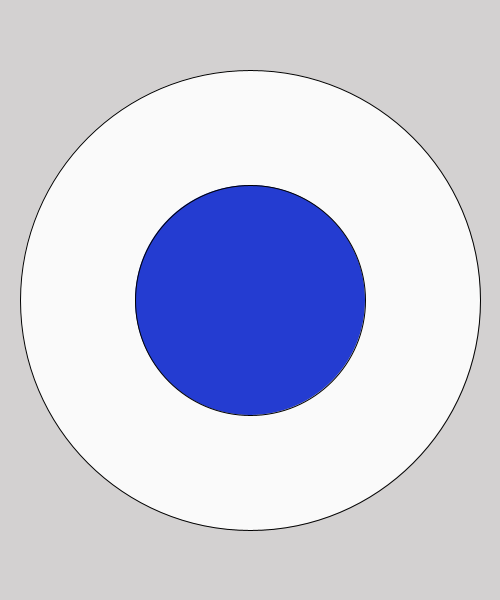
Frame 1 (no input)
Frame 60 (the mouse pressed at the canvas centre just before this capture): identical to frame 1, image omitted
Frame 120 (the mouse held since frame 60 and released just before this capture): identical to frame 1, image omitted

The Processing sketch that drew this single still picture (run headless with seeded random() and noise(); from frame 60 on, the mouse is pressed at the canvas centre):

// Processing sketch: GeometricAbstraction_Ab_Olympo
// ── GeometricAbstraction_Ab_Olympo.pde
/**
** Sketch based on Ab Olympo by Claudio Parmiggiani 
*/
void setup(){
  size(500,600);
}
void draw(){
  background(#D3D1D1);
  fill(#FAFAFA);
  int outerWidth = width -40;
  ellipse(width /2, height /2 , outerWidth, outerWidth);
  
  fill(#243CD1);
  ellipse(width /2 , height /2 , outerWidth /2 , outerWidth /2);
}
